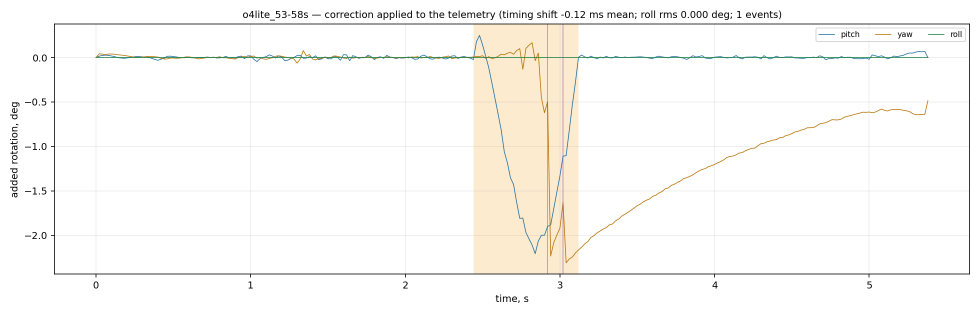
#> input picture examples/o4lite_53-58s/o4lite_53-58s_correction.png, 1960 x 630 px (shown at 1/2 size)
$ python -i diagnose.py   (imports and definitions only)
#> lines starting #> are read from the running program, lines starting #| are printed output that depends on the picture
### src/sidecar.py
"""
Build a small sidecar MP4 that contains nothing but the DJI `djmd` telemetry
track, so Gyroflow can load it under "Motion data" and parse it through its own
native DJI path -- the quaternions arrive bit-identical, with the original
timestamps and rolling-shutter readout time, and nothing is re-integrated.

The track box is copied verbatim (hdlr, stsd, stts, stsz all preserved); only
the chunk offsets in `stco` are rewritten to point into the new mdat.
"""
import csv, struct

import pb, quat
from mp4parse import open_mp4, raw, walk
from dji_o4 import (F_FRAME, FRAME_IMU, IMU_ATTITUDE_AFTER_FUSION, ATT_QUAT,
                    ATT_OFFSET, QUAT_RECORD_LEN, child)

FTYP = struct.pack('>I4s4sI4s', 20, b'ftyp', b'isom', 0x200, b'isom')


# [61 lines left out: functions _attitude, quat_record_offsets, offset_field, load_edits, not called in this run]


def box(typ, payload):
    return struct.pack('>I4s', 8 + len(payload), typ) + payload


EMPTY_STTS = box(b'stts', struct.pack('>II', 0, 0))
EMPTY_STSC = box(b'stsc', struct.pack('>II', 0, 0))
EMPTY_STSZ = box(b'stsz', struct.pack('>III', 0, 0, 0))
EMPTY_STCO = box(b'stco', struct.pack('>II', 0, 0))


# [155 lines left out: functions empty_video_trak, build, not called in this run]

### research/diagnose.py
#!/usr/bin/env python3
"""
Stage 1 of the repair: find every place that may be wrong, cut it out, index it.

Nothing is corrected here. Four detectors, all tuned for recall (a false alarm
costs a 20 s clip and one click; a miss costs a hole in the test set):

  spike        one- or two-frame jump of the telemetry increment on any axis
               (distance from the 5-frame median); tagged with whether the
               image confirms it and whether the image is trustworthy there
  tel_jitter   high-frequency (>4 Hz) disagreement between telemetry and image
               where the image is self-consistent
  render_jerk  burst of residual motion (>4 Hz) in a Gyroflow render made with
               the original telemetry -- what the viewer sees, whatever the cause
  image_bad    stretches where the image cannot be trusted: its two roll
               estimators (pure-rotation fit and affine curl) disagree, or too
               few points are tracked (darkness, foliage in wind, sky)

Each event gets a +-10 s window; overlapping windows merge into one segment
(at most 30 s; a longer chain starts a new, overlapping segment). The first and
last EDGE_S = 5 s of every file (take-off, landing) are never looked at, and
segments are kept inside that window on keyframes, since a cut is whole GOPs.
Every segment is cut from the source without re-encoding and with its
telemetry (src/trim_video.py), so it loads in Gyroflow as is; next to it a
1080p H.264 preview of the original stabilized by Gyroflow (defaults), a plot,
and a few event-free control segments per clip.

The clips come from a registry (artifacts/clips.json, kept with the base and
out of git: path, camera, lens profile, what the eye says; format in
research/SEGMENTS.md). Expensive steps are cached per clip in --cache:
the image pass (src/measure_rotation.py, with the registry's lens profile),
a Gyroflow render of the original and its residual motion. Event ids are
clip + source time + type, so verdicts survive a rebuild. The file header is
checked against the registry. meta.json records parameters and code version.

    python research/diagnose.py --out artifacts/segments --cache artifacts/cache --gyroflow PATH\Gyroflow.exe
    python research/diagnose.py --out artifacts/segments --reindex      # HTML only, from index.csv
    python research/check_segments.py artifacts/segments                # verify the base

The index (index.html in time order, index_by_severity.html worst first; one
row per event) has an empty verdict: "видно" / "зря поймали" / "не уверен" --
the eye is the ground truth that the metrics are not.
"""
import argparse
import csv
import html
import json
import os
import shutil
import subprocess
import sys

import numpy as np
from scipy.ndimage import median_filter
from scipy.signal import butter, sosfiltfilt

HERE = os.path.dirname(os.path.abspath(__file__))
sys.path.insert(0, os.path.join(HERE, '..', 'src'))
from denoise import frame_increments      # noqa: E402
from fix_pipeline import clusters, image_rotations   # noqa: E402
from timing import load_sorted             # noqa: E402

TYPES = ('spike', 'tel_jitter', 'render_jerk', 'image_bad')
COLORS = {'spike': '#8e44ad', 'tel_jitter': '#c0392b', 'render_jerk': '#e67e22', 'image_bad': '#7f8c8d', 'control': '#27ae60'}


EDGE_S = 5.0     # take-off and landing: the first and last seconds of every file are not looked at

SKIP_NAME = ('_stabilized', '_stab', '_diag_orig', '_telemetry_fixed', '_00_control', '_preview', 'orig_render')


# [33 lines left out: functions usable, running_rms, band_gain, not called in this run]


def render_measure(path, scale=0.5):
    """Per-pair residual motion of a render: shift x/y (px of this render) and roll (deg)."""
#> called with scale = 0.5
    import cv2
    cap = cv2.VideoCapture(path)
    fps = cap.get(cv2.CAP_PROP_FPS)
    ok, f = cap.read()
#> f is the input picture: shape (630, 1960, 3); mean B, G, R 246.6, 249.1, 250.3
    H, W = f.shape[:2]
#> H = 630; W = 1960
    g0 = cv2.cvtColor(cv2.resize(f, None, fx=scale, fy=scale, interpolation=cv2.INTER_AREA), cv2.COLOR_BGR2GRAY)
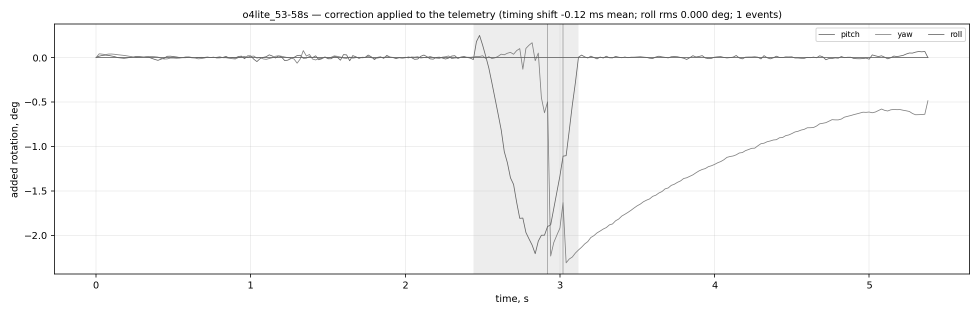
#> g0: shape (315, 980); min 3, max 255, mean 249.2
    out = []
    while True:
        ok, f = cap.read()
        if not ok:
            break
        g1 = cv2.cvtColor(cv2.resize(f, None, fx=scale, fy=scale, interpolation=cv2.INTER_AREA), cv2.COLOR_BGR2GRAY)
        p0 = cv2.goodFeaturesToTrack(g0, 1500, 0.01, 8)
#> p0 = 221 rows, first 8: [716, 286], [12, 142], [739, 17], [12, 152], [754, 17], [252, 11], [592, 13], [505, 297]
        row = (np.nan,) * 3
        if p0 is not None and len(p0) >= 30:
            p1, st, _ = cv2.calcOpticalFlowPyrLK(g0, g1, p0, None, winSize=(31, 31), maxLevel=4)
#> p1 has the same summary as p0; st = 221 values from 1 to 1
            pb, sb, _ = cv2.calcOpticalFlowPyrLK(g1, g0, p1, None, winSize=(31, 31), maxLevel=4)
#> pb has the same summary as p0; sb = 221 values from 1 to 1
            good = (st.ravel() == 1) & (sb.ravel() == 1) & (np.linalg.norm((pb - p0).reshape(-1, 2), axis=1) < 0.5)
            a, b = p0.reshape(-1, 2)[good], p1.reshape(-1, 2)[good]
#> a = 221 pairs, first value 12 to 967, second value 11 to 301; b has the same summary as a
            if len(a) >= 30:
                M, _ = cv2.estimateAffinePartial2D(a, b, method=cv2.RANSAC, ransacReprojThreshold=1.0)
#> M = [[1, 0, 0], [0, 1, 0]]
                if M is not None:
                    c = np.array([W * scale / 2, H * scale / 2])
#> c = [490, 157.5]
                    cc = M[:, :2] @ c + M[:, 2] - c
#> cc = [0, 0]
                    row = (cc[0] / scale, cc[1] / scale, np.degrees(np.arctan2(M[1, 0], M[0, 0])))
#> row = (0, 0, 0)
        out.append(row)
        g0 = g1
    return fps, W, H, np.array(out)


# [198 lines left out: functions render_original, load_render, analyse, find_events, usable_window, make_segments and 2 more, not called in this run]


class H264Writer:
    """Browser-playable H.264 MP4 (yuv420p, faststart) through PyAV; OpenCV's mp4v does not play in browsers."""

    # [17 lines left out: function __init__, not called in this run]

    def write(self, bgr):
        for pkt in self.s.encode(self.av.VideoFrame.from_ndarray(bgr, format='bgr24')):
            self.c.mux(pkt)

    # [25 lines left out: functions close, cut_preview, not called in this run]


HTML_HEAD = """<!doctype html><html lang="ru"><head><meta charset="utf-8"><title>Problem segments</title>
<style>
:root{--bg:#fff;--fg:#1d1d1f;--mut:#666;--line:#ddd;--row:#f7f7f9}
@media (prefers-color-scheme:dark){:root{--bg:#161618;--fg:#e8e8ea;--mut:#9a9aa0;--line:#333;--row:#1f1f22}}
body{background:var(--bg);color:var(--fg);font:14px/1.4 system-ui,sans-serif;margin:16px}
table{border-collapse:collapse;width:100%}td,th{border-bottom:1px solid var(--line);padding:6px;vertical-align:top;text-align:left}
tr.seg td{background:var(--row);font-weight:600}.mut{color:var(--mut)}img{max-width:560px;width:100%}
.tag{display:inline-block;padding:1px 6px;border-radius:4px;color:#fff;font-size:12px}
select,input{font:inherit}button{font:inherit;padding:6px 12px;margin:8px 0}
</style></head><body>
<h1>Problem segments</h1>
<p class="mut">One row per detected event. Open the source segment in Gyroflow (it carries its telemetry) or watch the
stabilized preview, find the event at the given time, and set the verdict. Verdicts are kept in this browser; use
&laquo;Export CSV&raquo; to save them.</p>
<button onclick="exportCsv()">Export CSV</button>
<table><thead><tr><th>segment</th><th>time in segment</th><th>type</th><th>details</th><th>verdict</th><th>comment</th></tr></thead><tbody>
"""

HTML_TAIL = """</tbody></table><button onclick="exportCsv()">Export CSV</button>
<script>
function key(el){return 'verdict:'+el.dataset.id}
document.querySelectorAll('[data-id]').forEach(el=>{
  try{const v=localStorage.getItem(key(el)+':'+el.tagName);if(v!==null)el.value=v}catch(e){}
  el.addEventListener('change',()=>{try{localStorage.setItem(key(el)+':'+el.tagName,el.value)}catch(e){}});
});
function exportCsv(){
  const rows=[['event_id','verdict','comment']];
  document.querySelectorAll('select[data-id]').forEach(s=>{
    const c=document.querySelector('input[data-id="'+s.dataset.id+'"]');
    rows.push([s.dataset.id,s.value,(c?c.value:'').replace(/"/g,'""')]);});
  const csv=rows.map(r=>r.map(x=>'"'+x+'"').join(',')).join('\\n');
  const a=document.createElement('a');a.href=URL.createObjectURL(new Blob([csv],{type:'text/csv'}));
  a.download='verdicts.csv';a.click();}
</script></body></html>"""


# how much one event counts towards a segment's badness: severity over the detector threshold;
# image_bad is not a defect, only a warning that the image cannot be trusted there
SCORE_UNIT = {'spike': 0.35, 'tel_jitter': 0.05, 'render_jerk': 4.0}


def event_score(r):
    unit = SCORE_UNIT.get(r['type'])
    return float(r['severity']) / unit if unit else 0.0


# [41 lines left out: functions write_html, write_indexes, not called in this run]


CAMERA = {'DJI O4P': 'O4 Pro', 'DJI O4': 'O4 Lite', 'DJI FC8383': 'O3 (FC8383)'}
PARAMS = dict(edge_s=EDGE_S, pad_s=10.0, max_segment_s=30.0, spike_deg=0.35, jitter_deg=0.05, image_kc_deg=0.03,
              image_min_points=300, render_px=4.0, render_rel=3.0, render_rate_max=60.0, controls_per_clip=2, control_margin_s=2.0)


# [177 lines left out: functions image_complete, prepare, header_check, git_rev, write_csv, main, not called in this run]


# [2 lines not run here, left out]

>>> result = render_measure('../examples/o4lite_53-58s/o4lite_53-58s_correction.png')

$ run again, on examples/o4lite_53-58s/o4lite_53-58s_overview.png
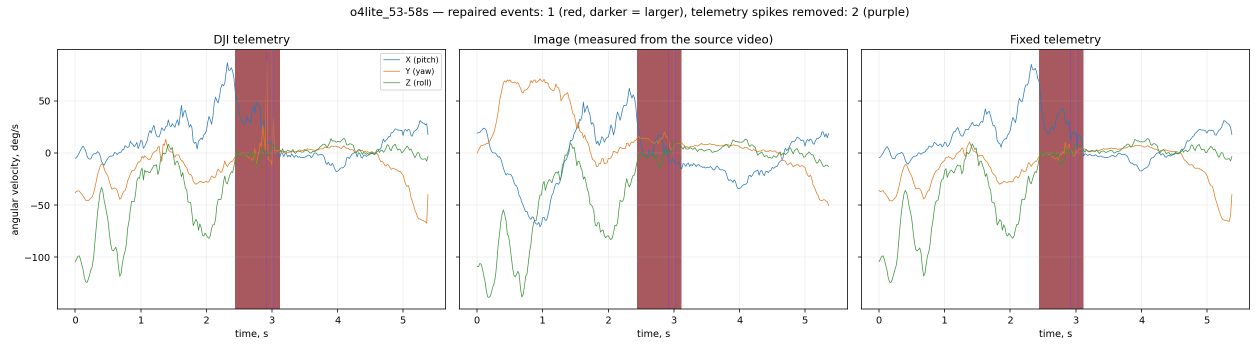
#> input picture examples/o4lite_53-58s/o4lite_53-58s_overview.png, 2520 x 700 px (shown at 1/2 size)
#> in render_measure, f is the input picture: shape (700, 2520, 3); mean B, G, R 237, 236.8, 242.4
#> in render_measure, `g0 = cv2.cvtColor(cv2.resize(f, None, fx=scale, fy=scale, interpolatio..`:
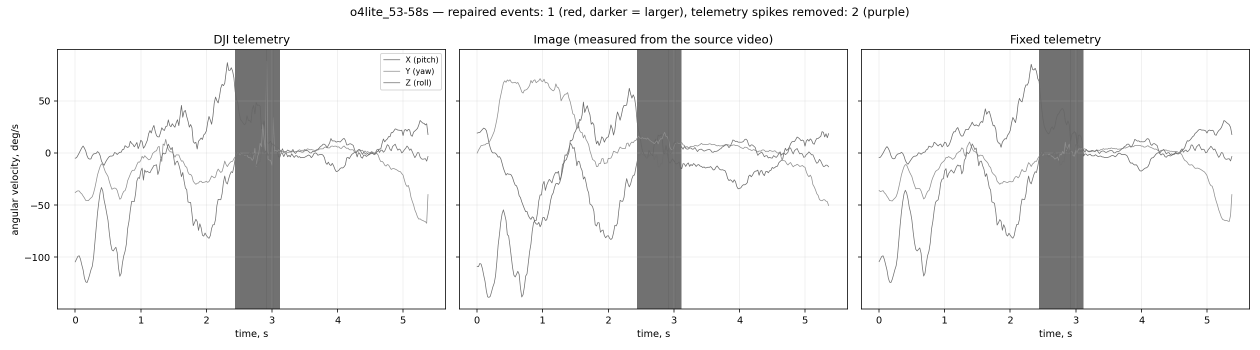
#> g0: shape (350, 1260); min 0, max 255, mean 238.5
#> p0 = 494 rows, first 8: [418, 13], [275, 37], [807, 10], [1086, 37], [825, 15], [551, 40], [651, 14], [510, 15]
#> p1 has the same summary as p0; st = 494 values from 1 to 1
#> pb has the same summary as p0
#> a = 494 pairs, first value 12 to 1247, second value 7 to 333; b has the same summary as a
#> M = [[1, 0, 0], [0, 1, 0]]
#> cc = [0, 0]
#> row = (0, 0, 0)

$ run again, on examples/o4lite_53-58s/o4lite_53-58s_pitch_yaw.png
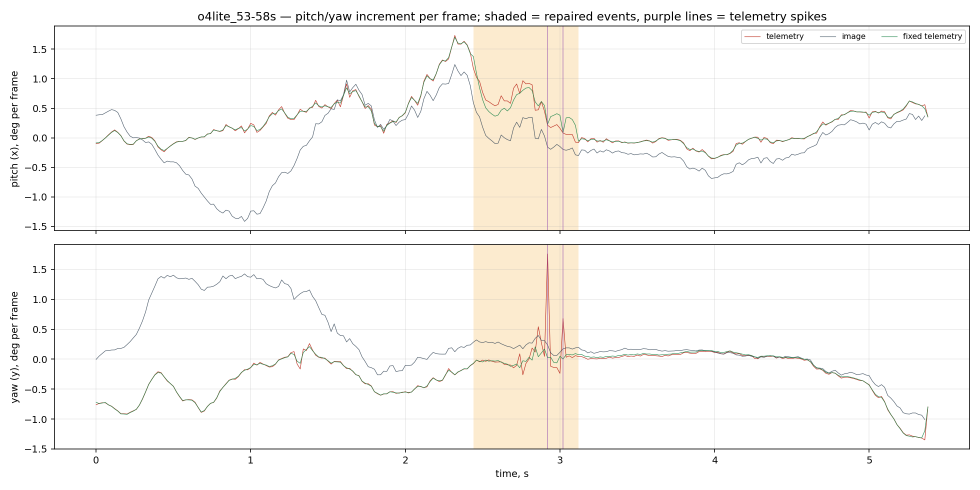
#> input picture examples/o4lite_53-58s/o4lite_53-58s_pitch_yaw.png, 1960 x 980 px (shown at 1/2 size)
#> in render_measure, f is the input picture: shape (980, 1960, 3); mean B, G, R 245.6, 248.1, 249.7
#> in render_measure, `g0 = cv2.cvtColor(cv2.resize(f, None, fx=scale, fy=scale, interpolatio..`:
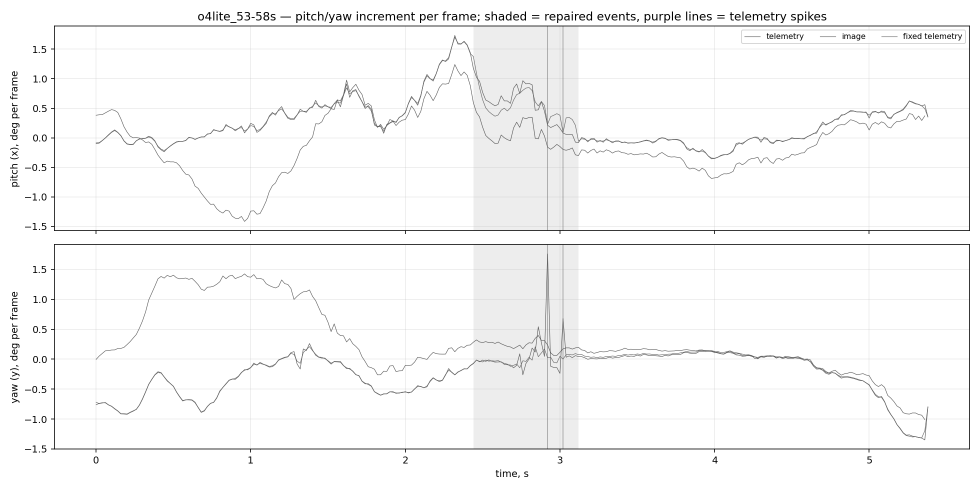
#> g0: shape (490, 980); min 0, max 255, mean 248.3
#> p0 = 472 rows, first 8: [731, 14], [627, 14], [266, 17], [412, 14], [209, 12], [772, 14], [220, 14], [454, 17]
#> p1 has the same summary as p0; st = 472 values from 1 to 1
#> pb has the same summary as p0
#> a = 472 pairs, first value 10 to 967, second value 11 to 476; b has the same summary as a
#> M = [[1, 0, 0], [0, 1, 0]]
#> cc = [0, 0]
#> row = (0, 0, 0)

$ run again, on examples/o4lite_53-58s/o4lite_53-58s_roll.png
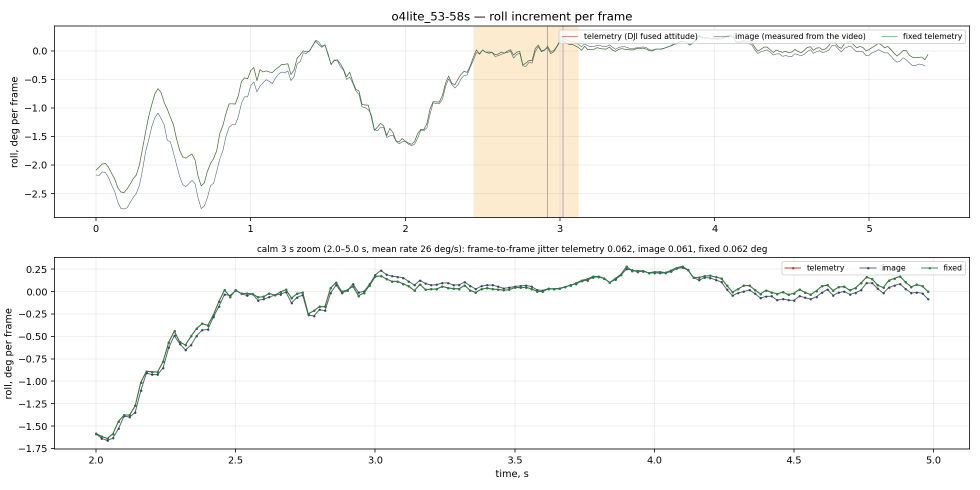
#> input picture examples/o4lite_53-58s/o4lite_53-58s_roll.png, 1960 x 980 px (shown at 1/2 size)
#> in render_measure, f is the input picture: shape (980, 1960, 3); mean B, G, R 247.2, 248.5, 248.9
#> in render_measure, `g0 = cv2.cvtColor(cv2.resize(f, None, fx=scale, fy=scale, interpolatio..`:
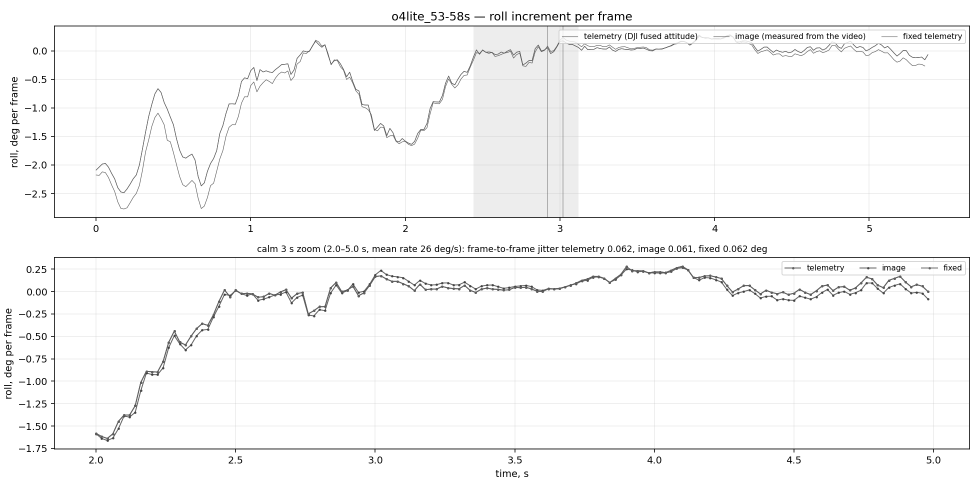
#> g0: shape (490, 980); min 0, max 255, mean 248.5
#> p0 = 477 rows, first 8: [460, 17], [403, 12], [690, 251], [790, 461], [414, 14], [568, 14], [610, 18], [39, 445]
#> p1 has the same summary as p0; st = 477 values from 1 to 1
#> pb has the same summary as p0
#> a = 477 pairs, first value 4 to 967, second value 11 to 476; b has the same summary as a
#> M = [[1, 0, 0], [0, 1, 0]]
#> cc = [0, 0]
#> row = (0, 0, 0)
